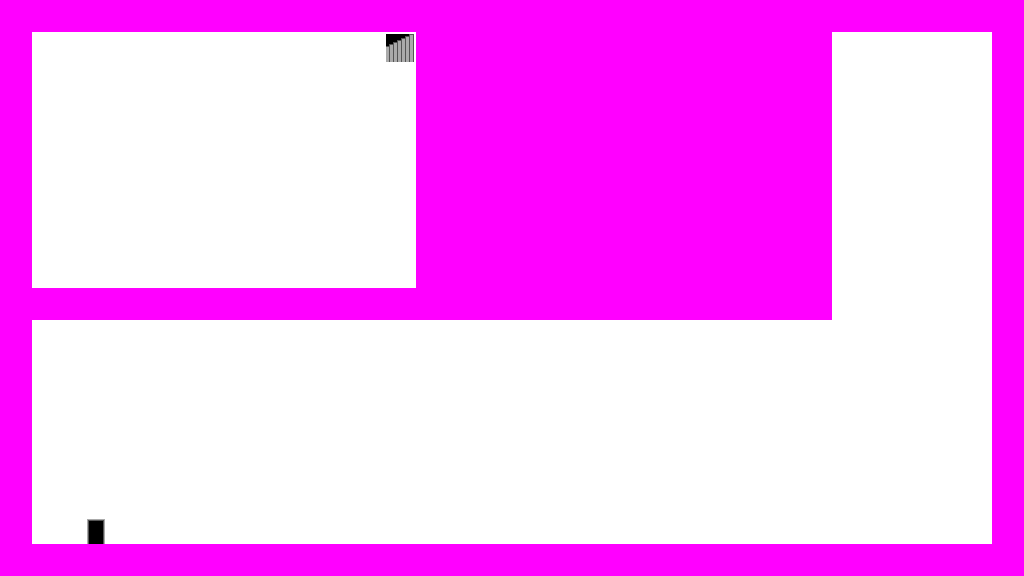

A 2D game scene composited from a Tiled map and its tileset images. What follows is a short description and the map's XML, with every tile layer's data as written:
An orthogonal 64x36 tile map with 16x16 px tiles, 1 tile layer (Tile Layer 1), 2 tilesets and 4 objects (Player1, Player2, Exit1, Exit2).

<map version="1.0" tiledversion="1.0.3" orientation="orthogonal" renderorder="right-down" width="64" height="36" tilewidth="16" tileheight="16" nextobjectid="6">
 <tileset firstgid="1" source="walls16.tsx" />
 <tileset firstgid="26" source="topdownplatform.tsx" />
 <layer name="Tile Layer 1" width="64" height="36">
  <data encoding="csv">
46,46,46,46,46,46,46,46,46,46,46,46,46,46,46,46,46,46,46,46,46,46,46,46,46,46,46,46,46,46,46,46,46,46,46,46,46,46,46,46,46,46,46,46,46,46,46,46,46,46,46,46,46,46,46,46,46,46,46,46,46,46,46,46,
46,46,46,46,46,46,46,46,46,46,46,46,46,46,46,46,46,46,46,46,46,46,46,46,46,46,46,46,46,46,46,46,46,46,46,46,46,46,46,46,46,46,46,46,46,46,46,46,46,46,46,46,46,46,46,46,46,46,46,46,46,46,46,46,
46,46,26,26,26,26,26,26,26,26,26,26,26,26,26,26,26,26,26,26,26,26,26,26,29,30,46,46,46,46,46,46,46,46,46,46,46,46,46,46,46,46,46,46,46,46,46,46,46,46,46,46,26,26,26,26,26,26,26,26,26,26,46,46,
46,46,26,26,26,26,26,26,26,26,26,26,26,26,26,26,26,26,26,26,26,26,26,26,34,35,46,46,46,46,46,46,46,46,46,46,46,46,46,46,46,46,46,46,46,46,46,46,46,46,46,46,26,26,26,26,26,26,26,26,26,26,46,46,
46,46,26,26,26,26,26,26,26,26,26,26,26,26,26,26,26,26,26,26,26,26,26,26,26,26,46,46,46,46,46,46,46,46,46,46,46,46,46,46,46,46,46,46,46,46,46,46,46,46,46,46,26,26,26,26,26,26,26,26,26,26,46,46,
46,46,26,26,26,26,26,26,26,26,26,26,26,26,26,26,26,26,26,26,26,26,26,26,26,26,46,46,46,46,46,46,46,46,46,46,46,46,46,46,46,46,46,46,46,46,46,46,46,46,46,46,26,26,26,26,26,26,26,26,26,26,46,46,
46,46,26,26,26,26,26,26,26,26,26,26,26,26,26,26,26,26,26,26,26,26,26,26,26,26,46,46,46,46,46,46,46,46,46,46,46,46,46,46,46,46,46,46,46,46,46,46,46,46,46,46,26,26,26,26,26,26,26,26,26,26,46,46,
46,46,26,26,26,26,26,26,26,26,26,26,26,26,26,26,26,26,26,26,26,26,26,26,26,26,46,46,46,46,46,46,46,46,46,46,46,46,46,46,46,46,46,46,46,46,46,46,46,46,46,46,26,26,26,26,26,26,26,26,26,26,46,46,
46,46,26,26,26,26,26,26,26,26,26,26,26,26,26,26,26,26,26,26,26,26,26,26,26,26,46,46,46,46,46,46,46,46,46,46,46,46,46,46,46,46,46,46,46,46,46,46,46,46,46,46,26,26,26,26,26,26,26,26,26,26,46,46,
46,46,26,26,26,26,26,26,26,26,26,26,26,26,26,26,26,26,26,26,26,26,26,26,26,26,46,46,46,46,46,46,46,46,46,46,46,46,46,46,46,46,46,46,46,46,46,46,46,46,46,46,26,26,26,26,26,26,26,26,26,26,46,46,
46,46,26,26,26,26,26,26,26,26,26,26,26,26,26,26,26,26,26,26,26,26,26,26,26,26,46,46,46,46,46,46,46,46,46,46,46,46,46,46,46,46,46,46,46,46,46,46,46,46,46,46,26,26,26,26,26,26,26,26,26,26,46,46,
46,46,26,26,26,26,26,26,26,26,26,26,26,26,26,26,26,26,26,26,26,26,26,26,26,26,46,46,46,46,46,46,46,46,46,46,46,46,46,46,46,46,46,46,46,46,46,46,46,46,46,46,26,26,26,26,26,26,26,26,26,26,46,46,
46,46,26,26,26,26,26,26,26,26,26,26,26,26,26,26,26,26,26,26,26,26,26,26,26,26,46,46,46,46,46,46,46,46,46,46,46,46,46,46,46,46,46,46,46,46,46,46,46,46,46,46,26,26,26,26,26,26,26,26,26,26,46,46,
46,46,26,26,26,26,26,26,26,26,26,26,26,26,26,26,26,26,26,26,26,26,26,26,26,26,46,46,46,46,46,46,46,46,46,46,46,46,46,46,46,46,46,46,46,46,46,46,46,46,46,46,26,26,26,26,26,26,26,26,26,26,46,46,
46,46,26,26,26,26,26,26,26,26,26,26,26,26,26,26,26,26,26,26,26,26,26,26,26,26,46,46,46,46,46,46,46,46,46,46,46,46,46,46,46,46,46,46,46,46,46,46,46,46,46,46,26,26,26,26,26,26,26,26,26,26,46,46,
46,46,26,26,26,26,26,26,26,26,26,26,26,26,26,26,26,26,26,26,26,26,26,26,26,26,46,46,46,46,46,46,46,46,46,46,46,46,46,46,46,46,46,46,46,46,46,46,46,46,46,46,26,26,26,26,26,26,26,26,26,26,46,46,
46,46,26,26,26,26,26,26,26,26,26,26,26,26,26,26,26,26,26,26,26,26,26,26,26,26,46,46,46,46,46,46,46,46,46,46,46,46,46,46,46,46,46,46,46,46,46,46,46,46,46,46,26,26,26,26,26,26,26,26,26,26,46,46,
46,46,26,26,26,26,26,26,26,26,26,26,26,26,26,26,26,26,26,26,26,26,26,26,26,26,46,46,46,46,46,46,46,46,46,46,46,46,46,46,46,46,46,46,46,46,46,46,46,46,46,46,26,26,26,26,26,26,26,26,26,26,46,46,
46,46,46,46,46,46,46,46,46,46,46,46,46,46,46,46,46,46,46,46,46,46,46,46,46,46,46,46,46,46,46,46,46,46,46,46,46,46,46,46,46,46,46,46,46,46,46,46,46,46,46,46,26,26,26,26,26,26,26,26,26,26,46,46,
46,46,46,46,46,46,46,46,46,46,46,46,46,46,46,46,46,46,46,46,46,46,46,46,46,46,46,46,46,46,46,46,46,46,46,46,46,46,46,46,46,46,46,46,46,46,46,46,46,46,46,46,26,26,26,26,26,26,26,26,26,26,46,46,
46,46,26,26,26,26,26,26,26,26,26,26,26,26,26,26,26,26,26,26,26,26,26,26,26,26,26,26,26,26,26,26,26,26,26,26,26,26,26,26,26,26,26,26,26,26,26,26,26,26,26,26,26,26,26,26,26,26,26,26,26,26,46,46,
46,46,26,26,26,26,26,26,26,26,26,26,26,26,26,26,26,26,26,26,26,26,26,26,26,26,26,26,26,26,26,26,26,26,26,26,26,26,26,26,26,26,26,26,26,26,26,26,26,26,26,26,26,26,26,26,26,26,26,26,26,26,46,46,
46,46,26,26,26,26,26,26,26,26,26,26,26,26,26,26,26,26,26,26,26,26,26,26,26,26,26,26,26,26,26,26,26,26,26,26,26,26,26,26,26,26,26,26,26,26,26,26,26,26,26,26,26,26,26,26,26,26,26,26,26,26,46,46,
46,46,26,26,26,26,26,26,26,26,26,26,26,26,26,26,26,26,26,26,26,26,26,26,26,26,26,26,26,26,26,26,26,26,26,26,26,26,26,26,26,26,26,26,26,26,26,26,26,26,26,26,26,26,26,26,26,26,26,26,26,26,46,46,
46,46,26,26,26,26,26,26,26,26,26,26,26,26,26,26,26,26,26,26,26,26,26,26,26,26,26,26,26,26,26,26,26,26,26,26,26,26,26,26,26,26,26,26,26,26,26,26,26,26,26,26,26,26,26,26,26,26,26,26,26,26,46,46,
46,46,26,26,26,26,26,26,26,26,26,26,26,26,26,26,26,26,26,26,26,26,26,26,26,26,26,26,26,26,26,26,26,26,26,26,26,26,26,26,26,26,26,26,26,26,26,26,26,26,26,26,26,26,26,26,26,26,26,26,26,26,46,46,
46,46,26,26,26,26,26,26,26,26,26,26,26,26,26,26,26,26,26,26,26,26,26,26,26,26,26,26,26,26,26,26,26,26,26,26,26,26,26,26,26,26,26,26,26,26,26,26,26,26,26,26,26,26,26,26,26,26,26,26,26,26,46,46,
46,46,26,26,26,26,26,26,26,26,26,26,26,26,26,26,26,26,26,26,26,26,26,26,26,26,26,26,26,26,26,26,26,26,26,26,26,26,26,26,26,26,26,26,26,26,26,26,26,26,26,26,26,26,26,26,26,26,26,26,26,26,46,46,
46,46,26,26,26,26,26,26,26,26,26,26,26,26,26,26,26,26,26,26,26,26,26,26,26,26,26,26,26,26,26,26,26,26,26,26,26,26,26,26,26,26,26,26,26,26,26,26,26,26,26,26,26,26,26,26,26,26,26,26,26,26,46,46,
46,46,26,26,26,26,26,26,26,26,26,26,26,26,26,26,26,26,26,26,26,26,26,26,26,26,26,26,26,26,26,26,26,26,26,26,26,26,26,26,26,26,26,26,26,26,26,26,26,26,26,26,26,26,26,26,26,26,26,26,26,26,46,46,
46,46,26,26,26,26,26,26,26,26,26,26,26,26,26,26,26,26,26,26,26,26,26,26,26,26,26,26,26,26,26,26,26,26,26,26,26,26,26,26,26,26,26,26,26,26,26,26,26,26,26,26,26,26,26,26,26,26,26,26,26,26,46,46,
46,46,26,26,26,26,26,26,26,26,26,26,26,26,26,26,26,26,26,26,26,26,26,26,26,26,26,26,26,26,26,26,26,26,26,26,26,26,26,26,26,26,26,26,26,26,26,26,26,26,26,26,26,26,26,26,26,26,26,26,26,26,46,46,
46,46,26,26,26,42,43,26,26,26,26,26,26,26,26,26,26,26,26,26,26,26,26,26,26,26,26,26,26,26,26,26,26,26,26,26,26,26,26,26,26,26,26,26,26,26,26,26,26,26,26,26,26,26,26,26,26,26,26,26,26,26,46,46,
46,46,26,26,26,47,48,26,26,26,26,26,26,26,26,26,26,26,26,26,26,26,26,26,26,26,26,26,26,26,26,26,26,26,26,26,26,26,26,26,26,26,26,26,26,26,26,26,26,26,26,26,26,26,26,26,26,26,26,26,26,26,46,46,
46,46,46,46,46,46,46,46,46,46,46,46,46,46,46,46,46,46,46,46,46,46,46,46,46,46,46,46,46,46,46,46,46,46,46,46,46,46,46,46,46,46,46,46,46,46,46,46,46,46,46,46,46,46,46,46,46,46,46,46,46,46,46,46,
46,46,46,46,46,46,46,46,46,46,46,46,46,46,46,46,46,46,46,46,46,46,46,46,46,46,46,46,46,46,46,46,46,46,46,46,46,46,46,46,46,46,46,46,46,46,46,46,46,46,46,46,46,46,46,46,46,46,46,46,46,46,46,46
</data>
 </layer>
 <objectgroup name="Object Layer 1">
  <object id="1" name="Player1" x="64" y="64" width="32" height="32" />
  <object id="2" name="Player2" x="896" y="64" width="32" height="32" />
  <object id="3" name="Exit1" x="384" y="32" width="32" height="32" />
  <object id="5" name="Exit2" x="80" y="512" width="32" height="32" />
 </objectgroup>
</map>